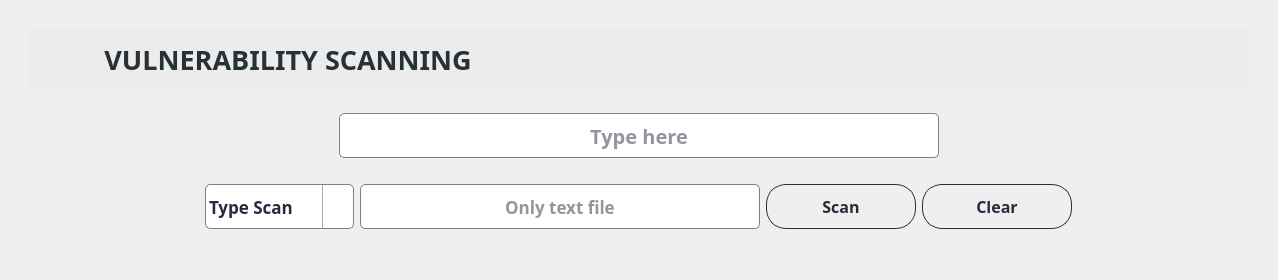
        <widget class="QWidget" name="page_vulnerability">
         <layout class="QHBoxLayout" name="horizontalLayout_29">
          <item>
           <widget class="QWidget" name="widget_64" native="true">
            <property name="styleSheet">
             <string notr="true">QWidget#widget_67 {
    border: 1px solid rgb(237, 236, 237); /* Set the &quot;groove&quot; border style for the specific widgets */
	background-color: rgb(237, 236, 237);
}
</string>
            </property>
            <layout class="QVBoxLayout" name="verticalLayout_37">
             <item>
              <widget class="QWidget" name="widget_65" native="true">
               <layout class="QVBoxLayout" name="verticalLayout_38">
                <item>
                 <widget class="QWidget" name="widget_67" native="true">
                  <property name="minimumSize">
                   <size>
                    <width>1220</width>
                    <height>60</height>
                   </size>
                  </property>
                  <property name="maximumSize">
                   <size>
                    <width>1220</width>
                    <height>60</height>
                   </size>
                  </property>
                  <layout class="QVBoxLayout" name="verticalLayout_39">
                   <item alignment="Qt::AlignLeft">
                    <widget class="QLabel" name="label_vulnerability">
                     <property name="minimumSize">
                      <size>
                       <width>500</width>
                       <height>40</height>
                      </size>
                     </property>
                     <property name="maximumSize">
                      <size>
                       <width>500</width>
                       <height>40</height>
                      </size>
                     </property>
                     <property name="font">
                      <font>
                       <family>Bahnschrift SemiBold</family>
                       <pointsize>20</pointsize>
                       <weight>75</weight>
                       <bold>true</bold>
                      </font>
                     </property>
                     <property name="styleSheet">
                      <string notr="true">color: rgba(40,43,61,255) ;color: rgb(38, 50, 56);</string>
                     </property>
                     <property name="text">
                      <string>VULNERABILITY SCANNING</string>
                     </property>
                     <property name="alignment">
                      <set>Qt::AlignCenter</set>
                     </property>
                    </widget>
                   </item>
                  </layout>
                 </widget>
                </item>
                <item>
                 <widget class="QWidget" name="widget_68" native="true">
                  <layout class="QVBoxLayout" name="verticalLayout_40">
                   <item alignment="Qt::AlignHCenter">
                    <widget class="QWidget" name="widget_69" native="true">
                     <layout class="QVBoxLayout" name="verticalLayout_41">
                      <item>
                       <widget class="QLineEdit" name="lineEdit_vulner">
                        <property name="minimumSize">
                         <size>
                          <width>600</width>
                          <height>45</height>
                         </size>
                        </property>
                        <property name="font">
                         <font>
                          <family>Bahnschrift SemiBold</family>
                          <pointsize>15</pointsize>
                          <weight>75</weight>
                          <bold>true</bold>
                         </font>
                        </property>
                        <property name="styleSheet">
                         <string notr="true">QLineEdit {
  border: 1px solid gray;
  color: rgba(40,43,61,255);
  border-radius: 5px;
}

QLineEdit:hover {
  border: 2px solid;
  border-color: rgba(0,143,255,255);
}
QLineEdit:focus {
  border: 1px solid;
  border-color: rgba(88,199,141,255);
}
</string>
                        </property>
                        <property name="alignment">
                         <set>Qt::AlignCenter</set>
                        </property>
                        <property name="placeholderText">
                         <string>Type here</string>
                        </property>
                       </widget>
                      </item>
                     </layout>
                    </widget>
                   </item>
                   <item alignment="Qt::AlignHCenter">
                    <widget class="QWidget" name="widget_70" native="true">
                     <layout class="QHBoxLayout" name="horizontalLayout_30">
                      <item>
                       <widget class="QComboBox" name="dropdown_typeScan">
                        <property name="minimumSize">
                         <size>
                          <width>119</width>
                          <height>45</height>
                         </size>
                        </property>
                        <property name="maximumSize">
                         <size>
                          <width>160</width>
                          <height>41</height>
                         </size>
                        </property>
                        <property name="font">
                         <font>
                          <family>Bahnschrift SemiBold</family>
                          <pointsize>13</pointsize>
                          <weight>75</weight>
                          <bold>true</bold>
                         </font>
                        </property>
                        <property name="cursor">
                         <cursorShape>PointingHandCursor</cursorShape>
                        </property>
                        <property name="styleSheet">
                         <string notr="true">QComboBox {
        border: 1px solid gray;
        border-radius: 5px;
        padding: 1px 18px 1px 3px;
        min-width: 6em;
		color: rgba(40,43,61,255) ;

 }
 QComboBox:drop-down {
	subcontrol-origin: padding;
	subcontrol-position: top right;
	width: 30px;
	border-left-width: 1px;
	border-left-color: darkgray;
	border-left-style: solid;
	border-top-right-radius: 3px;
	border-bottom-right-radius: 3px;	
}
QComboBox::down-arrow {
	
			image: url(&quot;D:/Project/New folder/icons8-expand-arrow-30.png&quot;);

}
QComboBox:hover {
	border: 1px solid;
   border-color:  rgba(0,143,255,255);
}

</string>
                        </property>
                        <property name="iconSize">
                         <size>
                          <width>10</width>
                          <height>10</height>
                         </size>
                        </property>
                        <item>
                         <property name="text">
                          <string>Type Scan</string>
                         </property>
                        </item>
                        <item>
                         <property name="text">
                          <string>Stealth</string>
                         </property>
                        </item>
                        <item>
                         <property name="text">
                          <string>Agressive</string>
                         </property>
                        </item>
                        <item>
                         <property name="text">
                          <string>Adaptive</string>
                         </property>
                        </item>
                        <item>
                         <property name="text">
                          <string>Vulner.NSE</string>
                         </property>
                        </item>
                       </widget>
                      </item>
                      <item>
                       <widget class="QLineEdit" name="lineEdit_inputFilevulner">
                        <property name="minimumSize">
                         <size>
                          <width>400</width>
                          <height>45</height>
                         </size>
                        </property>
                        <property name="maximumSize">
                         <size>
                          <width>400</width>
                          <height>40</height>
                         </size>
                        </property>
                        <property name="font">
                         <font>
                          <family>Bahnschrift SemiBold</family>
                          <pointsize>13</pointsize>
                          <weight>75</weight>
                          <bold>true</bold>
                         </font>
                        </property>
                        <property name="styleSheet">
                         <string notr="true">QLineEdit {
  border: 1px solid gray;
  color: rgba(40,43,61,255);
  border-radius: 5px;
}

QLineEdit:hover {
  border: 2px solid;
  border-color: rgba(0,143,255,255);
}
QLineEdit:focus {
  border: 1px solid;
  border-color: rgba(88,199,141,255);
}
</string>
                        </property>
                        <property name="alignment">
                         <set>Qt::AlignCenter</set>
                        </property>
                        <property name="readOnly">
                         <bool>true</bool>
                        </property>
                        <property name="placeholderText">
                         <string>Only text file</string>
                        </property>
                       </widget>
                      </item>
                      <item>
                       <widget class="QPushButton" name="btn_scanVulner">
                        <property name="minimumSize">
                         <size>
                          <width>150</width>
                          <height>45</height>
                         </size>
                        </property>
                        <property name="maximumSize">
                         <size>
                          <width>150</width>
                          <height>40</height>
                         </size>
                        </property>
                        <property name="font">
                         <font>
                          <family>Bahnschrift SemiBold</family>
                          <pointsize>12</pointsize>
                          <weight>75</weight>
                          <bold>true</bold>
                         </font>
                        </property>
                        <property name="cursor">
                         <cursorShape>PointingHandCursor</cursorShape>
                        </property>
                        <property name="styleSheet">
                         <string notr="true">QPushButton {    
    border: 1px solid rgba(40,43,61,255) ;
    border-radius: 20px;
    padding: 5px 10px;
	color: rgba(40,43,61,255) ;
}

QPushButton:hover {
    background-color: ;
}
</string>
                        </property>
                        <property name="text">
                         <string>Scan</string>
                        </property>
                        <property name="icon">
                         <iconset>
                          <normaloff>icon-scan.png</normaloff>icon-scan.png</iconset>
                        </property>
                        <property name="iconSize">
                         <size>
                          <width>30</width>
                          <height>30</height>
                         </size>
                        </property>
                       </widget>
                      </item>
                      <item>
                       <widget class="QPushButton" name="btn_clearVulner">
                        <property name="minimumSize">
                         <size>
                          <width>150</width>
                          <height>45</height>
                         </size>
                        </property>
                        <property name="maximumSize">
                         <size>
                          <width>150</width>
                          <height>40</height>
                         </size>
                        </property>
                        <property name="font">
                         <font>
                          <family>Bahnschrift SemiBold</family>
                          <pointsize>12</pointsize>
                          <weight>75</weight>
                          <bold>true</bold>
                         </font>
                        </property>
                        <property name="cursor">
                         <cursorShape>PointingHandCursor</cursorShape>
                        </property>
                        <property name="styleSheet">
                         <string notr="true">QPushButton {    
    border: 1px solid rgba(40,43,61,255) ;
    border-radius: 20px;
    padding: 5px 10px;
	color: rgba(40,43,61,255) ;
}

QPushButton:hover {
    background-color: ;
}
</string>
                        </property>
                        <property name="text">
                         <string>Clear</string>
                        </property>
                        <property name="icon">
                         <iconset>
                          <normaloff>icon-clear.png</normaloff>icon-clear.png</iconset>
                        </property>
                        <property name="iconSize">
                         <size>
                          <width>30</width>
                          <height>30</height>
                         </size>
                        </property>
                       </widget>
                      </item>
                     </layout>
                    </widget>
                   </item>
                  </layout>
                 </widget>
                </item>
               </layout>
              </widget>
             </item>
             <item>
              <widget class="QWidget" name="widget_66" native="true"/>
             </item>
            </layout>
           </widget>
          </item>
         </layout>
        </widget>
